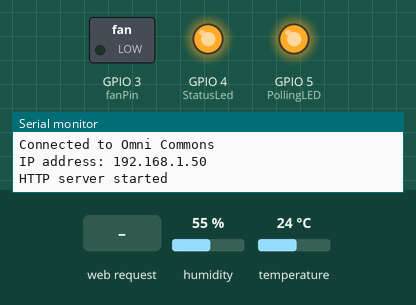
Simulated run of this sketch. Board: ESP8266 (NodeMCU). On the bench: switched loads named in the sketch (green lamp = pin HIGH), output pins drawn as LEDs (lit = HIGH), the last lines printed to the serial monitor. The test bench sets the inputs (shaded band); at power-on: humidity 55 %, temperature 24 °C. WiFi joins after 1.5 s; servers stay silent unless stated.

Above: at 2.7 s.
2.8 s: humidity set to 71 %
6.4 s: humidity set to 74 %
At 8.2 s:
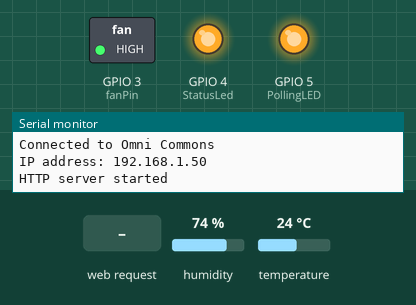
9.1 s: HTTP request GET /readsensor received
10.6 s: humidity set to 69 %
13.8 s: humidity set to 66 %
At 15.5 s:
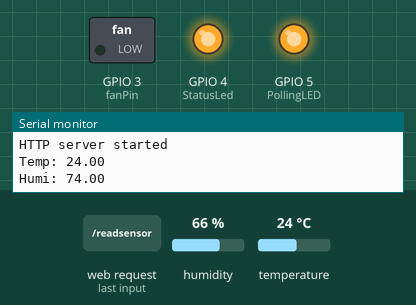
16.6 s: humidity set to 88 %
At 18.7 s:
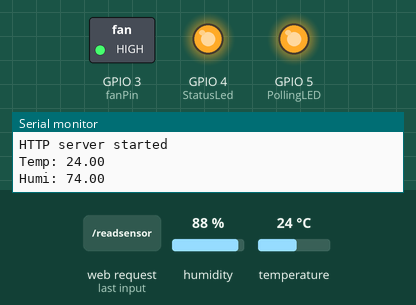
Timing chart, 0 to 20.0 s (numbered marks = the images above; inputs shaded):
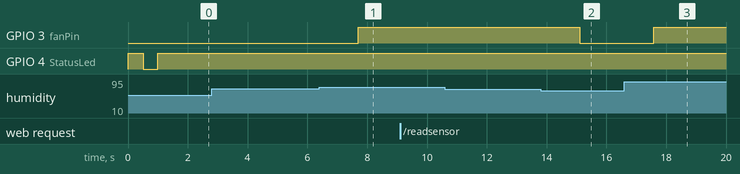

The sketch:

esp8266_compost_bin.ino
```cpp
#include <DHT_U.h>

#include <ESP8266WiFi.h>
#include <WiFiClient.h>
#include <ESP8266WebServer.h>
#include <DHT.h>

// Wifi connection settings
const char* ssid = "Omni Commons";
const char* password = "";

// Pin definitions
const int StatusLed = 4;
const int PollingLED = 5;
const int dhtSensorPin = 2;
const int fanPin = 3;

// Fan rules
const int fan_target_humidity = 70;
const int fan_hysteresis = 5;

// Objects
ESP8266WebServer server(80);
DHT dht11(dhtSensorPin, DHT11);

// Helper functions
double Fahrenheit(double celsius) {
  return ((double)(9 / 5) * celsius) + 32;
}

double Kelvin(double celsius) {
  return celsius + 273.15;
}

// Global variables
float temp, humi;
long intervalcounter = 0;
bool fan_on = false;

// Setup routine
void setup(void)
{
  Serial.begin(115200);

  // Pin settings
  pinMode(StatusLed, OUTPUT);
  pinMode(PollingLED, OUTPUT);
  pinMode(fanPin, OUTPUT);
  digitalWrite(StatusLed,  0);
  digitalWrite(PollingLED, 1);
  digitalWrite(fanPin, fan_on);

  // Connect to WiFi network
  WiFi.begin(ssid, password);
  Serial.println("");

  // Wait for connection
  int ledtoggle = 0;
  while (WiFi.status() != WL_CONNECTED) {
    ledtoggle = !ledtoggle;
    Serial.print("Waiting for ");
    Serial.print(ssid);
    Serial.println("...");
    digitalWrite(StatusLed, ledtoggle);
    delay(500);
  }

  digitalWrite(StatusLed, 1);
  Serial.println("");
  Serial.print("Connected to ");
  Serial.println(ssid);
  Serial.print("IP address: ");
  Serial.println(WiFi.localIP());

  server.on("/", handle_root);
  server.on("/readsensor", handle_sensor);

  server.begin();

  Serial.println("HTTP server started");
}


void loop(void)
{
  delay(1);
  intervalcounter = intervalcounter + 1;

  if((intervalcounter % (1000)) == 0)
  {
    temp = dht11.readTemperature();
    humi = dht11.readHumidity();

    if(humi < (70 - fan_hysteresis / 2))
    {
      fan_on = false;
      digitalWrite(fanPin, fan_on);
    }
    else
    if(humi > (70 + fan_hysteresis / 2))
    {
      fan_on = true;
      digitalWrite(fanPin, fan_on);
    }
  }

  int ledtoggle = 1;
  digitalWrite(StatusLed, 1);
  server.handleClient();

  while (WiFi.status() != WL_CONNECTED) {
    ledtoggle = !ledtoggle;
    Serial.print("Waiting for ");
    Serial.print(ssid);
    Serial.println("...");
    digitalWrite(StatusLed, ledtoggle);
    delay(500);
  }
}


void handle_root(){
  String html = "";
  String html_1 = "<h1>Thermostat sensor @ ";
  String html_2 = "</h1>Connected to ";
  String html_3 = "<br><br>";
  String html_4 = "<a href='./readsensor' target='iframe' style='text-decoration:none'>Poll sensors</a><br><br><iframe name='iframe' src='./readsensor'></iframe>";

  IPAddress ip = WiFi.localIP();
  char sprintf_buffer[128];
  sprintf(sprintf_buffer, "%d.%d.%d.%d", ip[0], ip[1], ip[2], ip[3]);

  html.concat(html_1);
  html.concat(sprintf_buffer);
  html.concat(html_2);
  html.concat(ssid);
  html.concat(html_3);
  html.concat(html_4);

  server.send(200, "text/html", html);
}


void handle_sensor(){
  // Turn led on
  digitalWrite(PollingLED, 0);

  // Buffers for human readable values
  char sprintf_buffer_1[20];
  char sprintf_buffer_2[20];

  // Print sensor values on serial port
  Serial.print("Temp: ");
  Serial.println(temp);
  Serial.print("Humi: ");
  Serial.println(humi);

  // String for html new line object
  String newline = "<br>";

  // Take variable names and format as strings
  sprintf(sprintf_buffer_1, "Temperature: %d deg C", (int) temp);
  sprintf(sprintf_buffer_2, "Humidity: %d %rh", (int) humi);

  // Make string to hold html.
  String html = "";

  // Stitch all the strings together
  html.concat(sprintf_buffer_1);
  html.concat(newline);
  html.concat(sprintf_buffer_2);

  // Send strings to browser
  server.send(200, "text/html", html);

  // Turn led off
  digitalWrite(PollingLED, 1);
}
```

Measured:
- the behaviour switches between 72 and 73 % on humidity (found by bisection; images 0 and 1)
- the behaviour switches between 68 and 67 % on humidity (found by bisection; images 1 and 2)
- after the input at 2.8 s, every drawn part: stays the same
- after the input at 6.4 s, GPIO 3 (fanPin): LOW → HIGH after 1.3 s
- after the input at 10.6 s, every drawn part: stays the same
- after the input at 13.8 s, GPIO 3 (fanPin): HIGH → LOW after 1.3 s
- after the input at 16.6 s, GPIO 3 (fanPin): LOW → HIGH after 0.98 s
